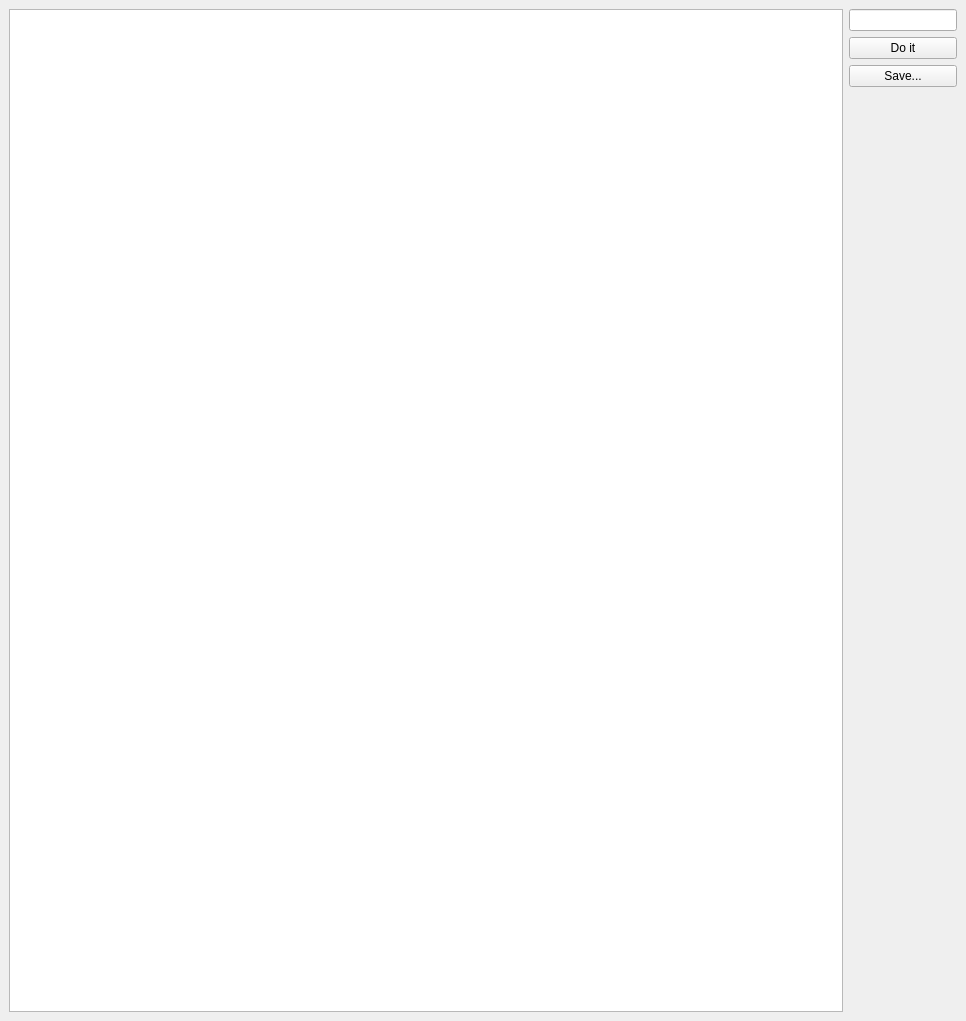
<?xml version="1.0" encoding="utf-8"?>
<!-- Zifanur - the scene rendering library
     Copyright 2020 Rasim Valiullin

     This file is part of Zifanur.

     Zifanur is free software: you can redistribute it and/or modify
     it under the terms of the GNU General Public License as published by
     the Free Software Foundation, either version 3 of the License, or
     (at your option) any later version.

     Zifanur is distributed in the hope that it will be useful,
     but WITHOUT ANY WARRANTY; without even the implied warranty of
     MERCHANTABILITY or FITNESS FOR A PARTICULAR PURPOSE.  See the
     GNU General Public License for more details.

     You should have received a copy of the GNU General Public License
     along with Zifanur.  If not, see <https://www.gnu.org/licenses/>.
-->
<!-- zifanur@hotmail.com -->
<ui version="4.0">
 <class>MainWindow</class>
 <widget class="QMainWindow" name="MainWindow">
  <property name="geometry">
   <rect>
    <x>0</x>
    <y>0</y>
    <width>966</width>
    <height>1021</height>
   </rect>
  </property>
  <property name="windowTitle">
   <string>MainWindow</string>
  </property>
  <widget class="QWidget" name="centralwidget">
   <layout class="QGridLayout" name="gridLayout">
    <item row="0" column="0">
     <layout class="QHBoxLayout" name="horizontalLayout">
      <item>
       <layout class="QVBoxLayout" name="verticalLayout_left">
        <item>
         <widget class="QPlainTextEdit" name="plainTextEdit_info">
          <property name="sizePolicy">
           <sizepolicy hsizetype="Expanding" vsizetype="Preferred">
            <horstretch>0</horstretch>
            <verstretch>0</verstretch>
           </sizepolicy>
          </property>
         </widget>
        </item>
       </layout>
      </item>
      <item>
       <layout class="QVBoxLayout" name="verticalLayout_right">
        <item>
         <widget class="QLineEdit" name="lineEdit_res">
          <property name="sizePolicy">
           <sizepolicy hsizetype="Preferred" vsizetype="Preferred">
            <horstretch>0</horstretch>
            <verstretch>0</verstretch>
           </sizepolicy>
          </property>
         </widget>
        </item>
        <item>
         <widget class="QPushButton" name="pushButton_doIt">
          <property name="sizePolicy">
           <sizepolicy hsizetype="Preferred" vsizetype="Preferred">
            <horstretch>0</horstretch>
            <verstretch>0</verstretch>
           </sizepolicy>
          </property>
          <property name="text">
           <string>Do it</string>
          </property>
         </widget>
        </item>
        <item>
         <widget class="QPushButton" name="pushButton_save">
          <property name="sizePolicy">
           <sizepolicy hsizetype="Preferred" vsizetype="Preferred">
            <horstretch>0</horstretch>
            <verstretch>0</verstretch>
           </sizepolicy>
          </property>
          <property name="text">
           <string>Save...</string>
          </property>
         </widget>
        </item>
        <item>
         <spacer name="verticalSpacer">
          <property name="orientation">
           <enum>Qt::Vertical</enum>
          </property>
          <property name="sizeHint" stdset="0">
           <size>
            <width>20</width>
            <height>40</height>
           </size>
          </property>
         </spacer>
        </item>
       </layout>
      </item>
     </layout>
    </item>
   </layout>
  </widget>
 </widget>
 <resources/>
 <connections/>
</ui>
